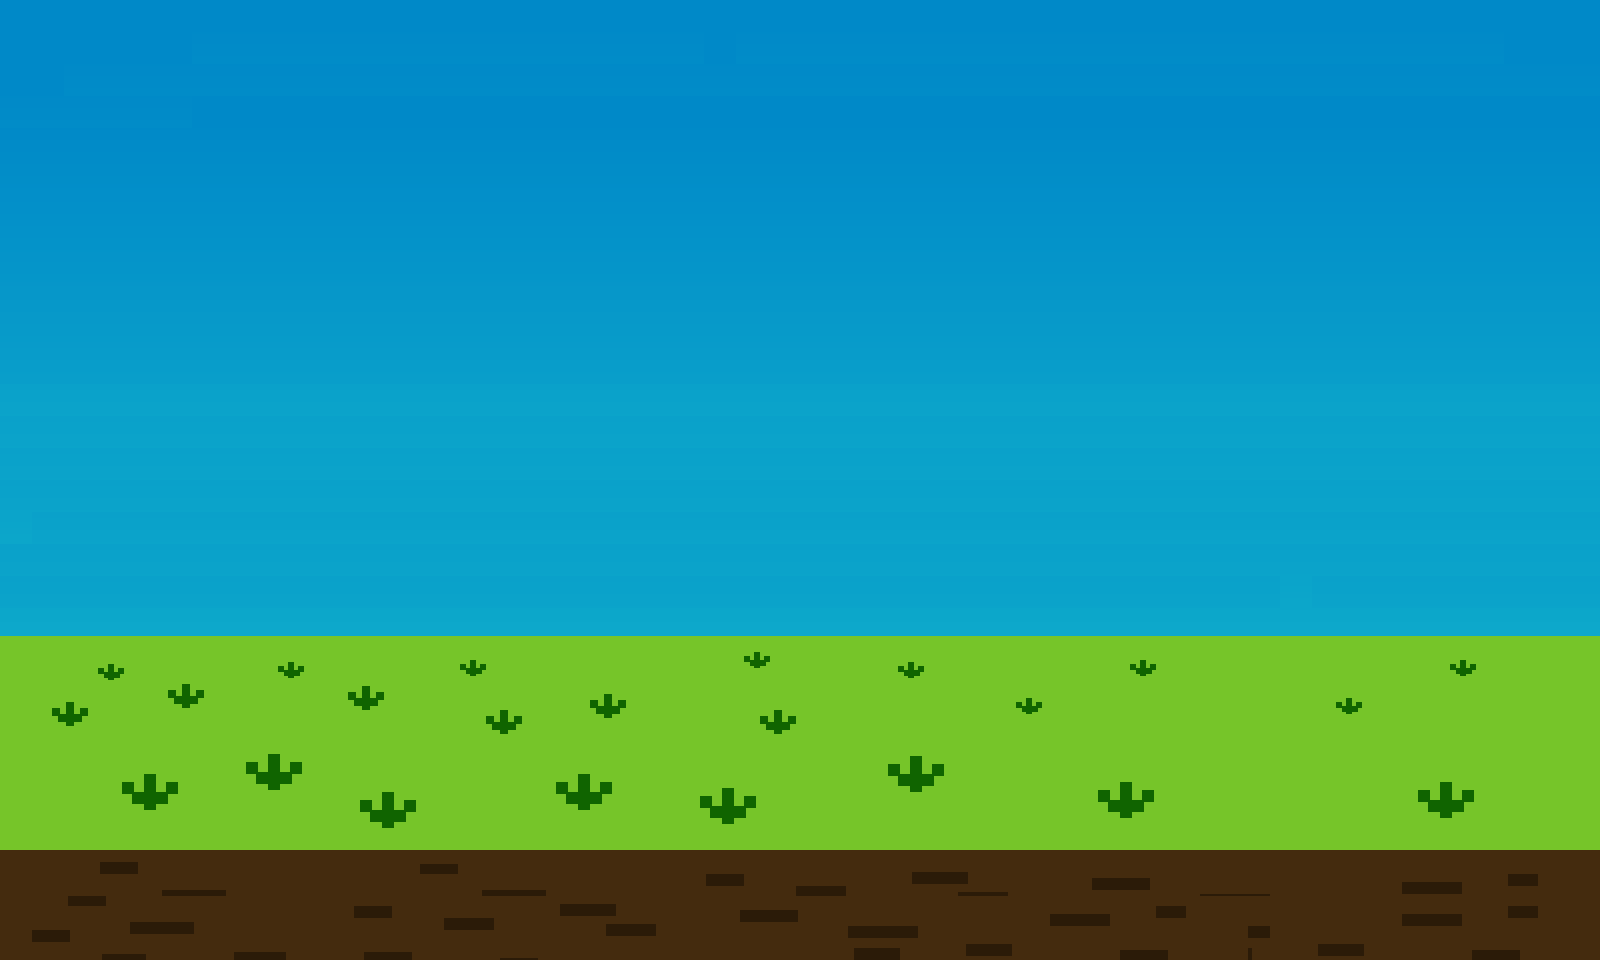

A level layout from a 2D game, rendered from its tile map. Below: a short description, then the map file with tile-grid data replaced by summaries:
An orthogonal 50x30 tile map with 32x32 px tiles, 1 tile layer (newbk) and 7 objects (groundType, compostType, fieldType).

<map version="1.2" tiledversion="1.3.2" orientation="orthogonal" renderorder="right-down" compressionlevel="0" width="50" height="30" tilewidth="32" tileheight="32" infinite="0" nextlayerid="15" nextobjectid="22">
 <tileset firstgid="1" name="tilebk" tilewidth="32" tileheight="32" tilecount="880" columns="40">
  <image source="tilebk.png" width="1280" height="720" />
 </tileset>
 <layer id="13" name="newbk" width="50" height="30">
  <data>[1500 cells, 1500 non-empty, 670 distinct tile ids]</data>
 </layer>
 <objectgroup id="2" name="wall-rectangles">
  <object id="2" type="groundType" x="4" y="852" width="1599" height="27.2727" />
  <object id="3" x="0" y="-3.0303" width="2.1818" height="931.03" />
  <object id="4" x="3.0303" y="3.0303" width="1596.97" height="2.2424" />
  <object id="10" x="1596" y="0" width="4" height="928" />
 </objectgroup>
 <objectgroup id="4" name="compost-rectangles">
  <object id="6" name="testinimi" type="compostType" x="38" y="700" width="184" height="136.667" />
 </objectgroup>
 <objectgroup id="5" name="field-rectangles">
  <object id="15" name="field" type="fieldType" x="1354" y="686" width="202" height="152" />
 </objectgroup>
 <objectgroup id="14" name="customerMovePoints">
  <object id="21" x="54" y="622" width="24" height="20" />
 </objectgroup>
</map>